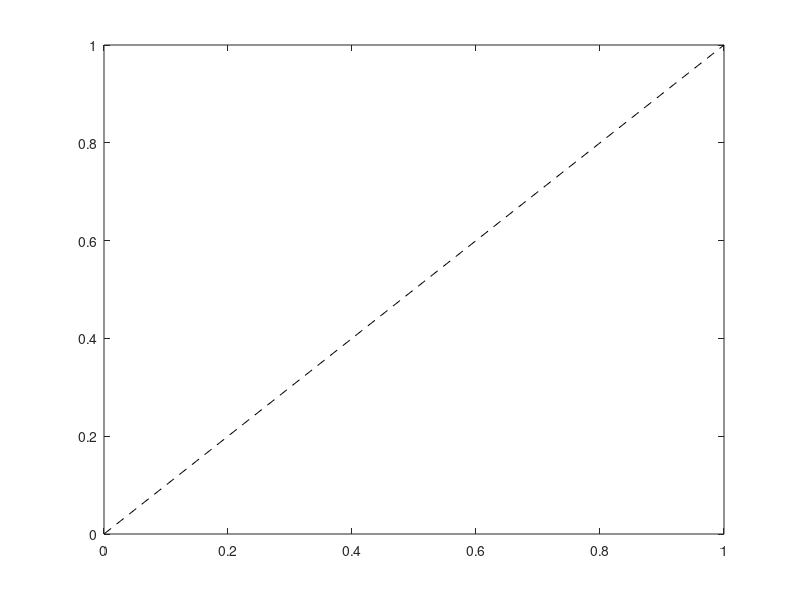

Write the MATLAB code that produced this figure.
function h = plotfortyfive(varargin)
% PLOTFORTYFIVE ...
%
%   ...

%% VERSION INFO
% AUTHOR    : Elmar Mertens
% $DATE     : 18-Jul-2021 22:34:15 $
% $Revision : 1.00 $
% DEVELOPED : 9.10.0.1684407 (R2021a) Update 3
% FILENAME  : plotfortyfive.m

if isempty(varargin)
    h = plot(xlim, xlim, 'k--');
else
    h = plot(xlim, xlim, varargin{:});
end
